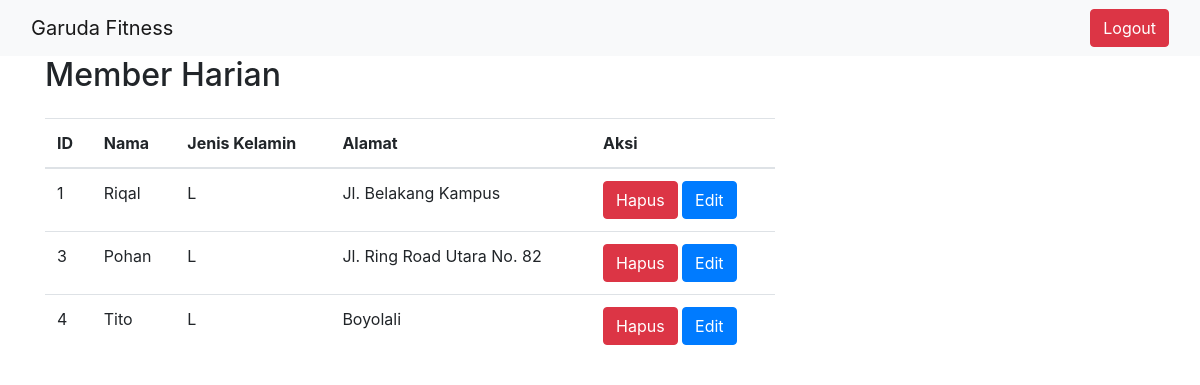
The page /admin/daily_members (signed in) on the database its author committed.
### models.py (models this page shows, shortened)
class MemberHarian(db.Model):
    id = db.Column(db.Integer, primary_key=True)
    nama = db.Column(db.String(100))
    jenis_kelamin = db.Column(db.String(10))
    alamat = db.Column(db.String(200))

### app.py (the view)
@app.route('/admin/daily_members')
@login_required
def admin_daily_members():
    if not current_user.is_authenticated or not current_user.is_admin == 1:
        flash('Anda tidak memiliki izin untuk mengakses halaman ini atau belum login sebagai admin.', 'danger')
        return redirect(url_for('login'))
    daily_members = MemberHarian.query.all()
    return render_template('daily_members.html', daily_members=daily_members)

### app.py (called while the page is built)
@login_manager.user_loader
def load_user(user_id):
    return Admin.query.get(int(user_id))

### templates/daily_members.html
{% extends 'base_admin.html' %}
{% block content %}
    <h2 class="mb-4">Member Harian</h2>
    <div class="row">
        <div class="col-md-8">
            <table class="table">
                <thead>
                    <tr>
                        <th scope="col">ID</th>
                        <th scope="col">Nama</th>
                        <th scope="col">Jenis Kelamin</th>
                        <th scope="col">Alamat</th>
                        <th scope="col">Aksi</th>
                    </tr>
                </thead>
                <tbody>
                    {% for member in daily_members %}
                    <tr>
                        <td>{{ member.id }}</td>
                        <td>{{ member.nama }}</td>
                        <td>{{ member.jenis_kelamin }}</td>
                        <td>{{ member.alamat }}</td>
                        <td>
                            <form style="display: inline-block;" action="{{ url_for('delete_member', member_type='daily', member_id=member.id) }}" method="POST" onsubmit="return confirm('Apakah anda yakin ingin menghapus member ini?');">
                                <button type="submit" class="btn btn-danger">Hapus</button>
                            </form>
                            <a href="{{ url_for('update_daily_member', member_id=member.id) }}" class="btn btn-primary">Edit</a>
                        </td>
                    </tr>
                    {% endfor %}
                </tbody>
            </table>
        </div>
    </div>
{% endblock %}

### templates/base_admin.html (shortened to what this page needs)
<!DOCTYPE html>
<html lang="en">
<head>
    <link rel="stylesheet" href="https://maxcdn.bootstrapcdn.com/bootstrap/4.0.0/css/bootstrap.min.css">
</head>
<body>
    <nav class="navbar navbar-light bg-light">
        <div class="container-fluid">
            <a class="navbar-brand" href="{{ url_for('admin_dashboard') }}">Garuda Fitness</a>
            <a href="{{ url_for('logout') }}" class="btn btn-danger">Logout</a>
        </div>
    </nav>
    <div class="container">
        {% block content %}{% endblock %}
    </div>
</body>
</html>

### rows shown on the page
MemberHarian: id "1", nama "Riqal", jenis_kelamin "L", alamat "Jl. Belakang Kampus"
MemberHarian: id "3", nama "Pohan", jenis_kelamin "L", alamat "Jl. Ring Road Utara No. 82"
MemberHarian: id "4", nama "Tito", jenis_kelamin "L", alamat "Boyolali"
